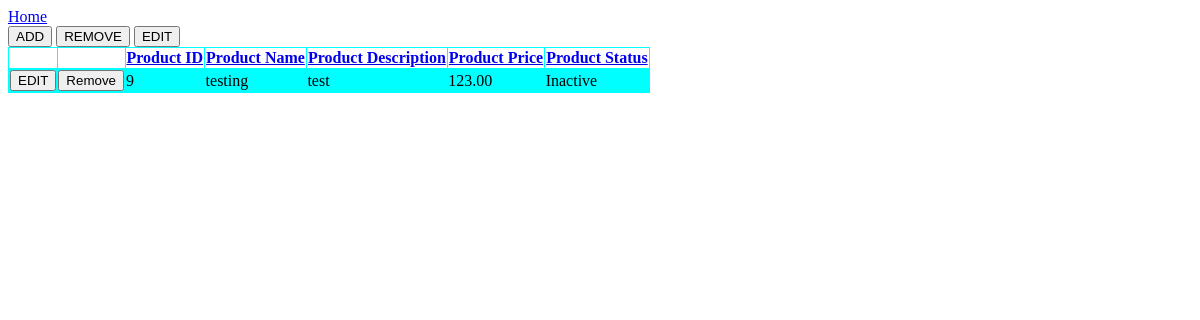
Before: /product.php with the older database file.
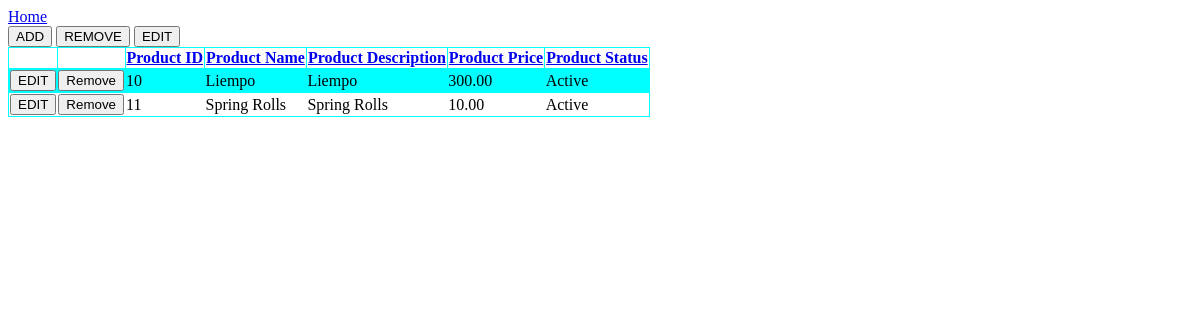
After: the same page with the newer database file.
### tables this page shows
CREATE TABLE `product` (
  `product_ID` int(11) NOT NULL,
  `product_name` varchar(50) NOT NULL,
  `product_description` varchar(100) DEFAULT NULL,
  `product_price` decimal(10,2) DEFAULT NULL,
  `product_status` enum('Active','Inactive') DEFAULT 'Active'
);

### product.php (the view, shortened to what this page needs)
<!DOCTYPE html>
<html>
    <head>
    </head>
    <body>
        <a href="index.php">Home</a>
        <br>
        <button onclick="showAddProduct()">ADD</button>
        <button id="remover">REMOVE</button>
        <button id="editor">EDIT</button>
        <br>
    </body>
</html>
<?php
    $conn = mysqli_connect("localhost","root","","mamaflors");
    if($conn->connect_error){
        die("ERROR". $conn->connect_error);
    }
    else{
        $sql = "SELECT * FROM product";
        $result = $conn->query($sql);
        $row = $result->fetch_all(MYSQLI_ASSOC);
        if($result->num_rows > 0){
            echo "
                <table>
                    <tr>
                        <th></th>
                        <th></th>
                        <th><a href='?sort=product_ID'>Product ID</a></th>
                        <th><a href='?sort=product_name'>Product Name</a></th>
                        <th><a href='?sort=product_description'>Product Description</a></th>
                        <th><a href='?sort=product_price'>Product Price</a></th>
                        <th><a href='?sort=product_status'>Product Status</a></th>
                    </tr>";
            for($x = 0; $x < sizeof($row); $x++){
                echo "<tr>
                        <td>
                            <form method='get'>
                                <input type='hidden' value='".($row[$x]['product_ID'])."' name='edit'>
                                <button class='edit-product-row' id='edit-product-row$x' type='submit'>EDIT</button>
                            </form>
                        </td>
                        <td><form method='get'>
                                <input type='hidden' value='".($row[$x]['product_ID'])."' name='remove'>
                                <button class='remove-product' id='remove-product$x'>Remove</button>
                            </form>
                        </td>
                        <td>".$row[$x]["product_ID"]."</td>
                        <td>".$row[$x]['product_name']."</td>
                        <td>".$row[$x]['product_description']."</td>
                        <td>".$row[$x]['product_price']."</td>
                        <td>".$row[$x]['product_status']."</td>
                    </tr>";
            }
            echo "</table>";
        }
        else{
            echo "EMPTY DATABASE";
        }
    }
?>

Changed rows visible on the page:
removed product: product_ID "9", product_name "testing", product_description "test", product_price "123.00", product_status "Inactive"
added product: product_ID "10", product_name "Liempo", product_description "Liempo", product_price "300.00", product_status "Active"
added product: product_ID "11", product_name "Spring Rolls", product_description "Spring Rolls", product_price "10.00", product_status "Active"
